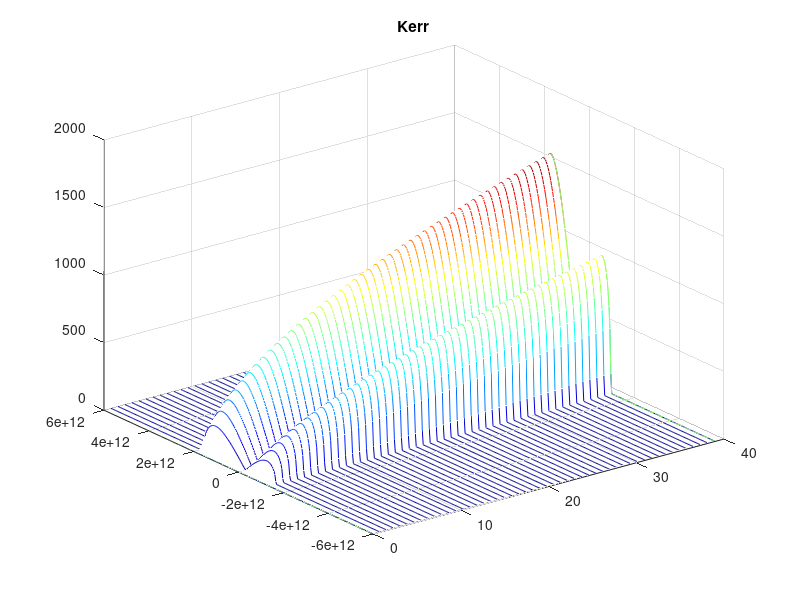
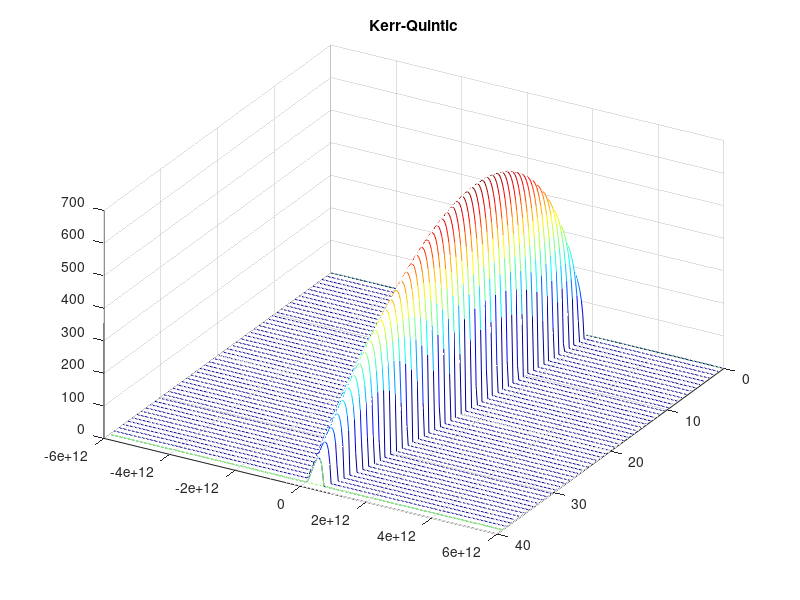

MATLAB code for these plots, in order:
clear;
close all;

om = linspace(6e12, -6e12, 300);
pw = linspace(0.0001e-3, 39000e-3, 50);
[omega, p0] = meshgrid(om, pw);
Q = 2e-11;
gamma = 2686;
beta2 = 5.799845e-24;
beta3 = 1.2e-36;
beta4 = -2.3e-48;

beta_term = beta2.*(omega).^2 + beta3.*(omega).^3 + beta4.*(omega).^4;

g_kerr = 2.*sqrt(gamma.*p0.*beta_term - (p0.*0.25.*(beta2).^2).*(omega).^3);
g_quintic = 2.*(sqrt(gamma.*p0.*beta_term - (p0.*0.25.*(beta2).^2).* ...
            (omega).^4 - (p0.^2).*(omega).^2.*(Q).^2));

G_kerr = real(g_kerr);
G_quintic = real(g_quintic);

figure(1);
h_kerr = waterfall(p0, omega, G_kerr);
colormap("jet");
title('Kerr');

figure(2);
h_quintic = waterfall(p0, omega, G_quintic);
colormap("jet");
view(120, 40);
title('Kerr-Quintic');
